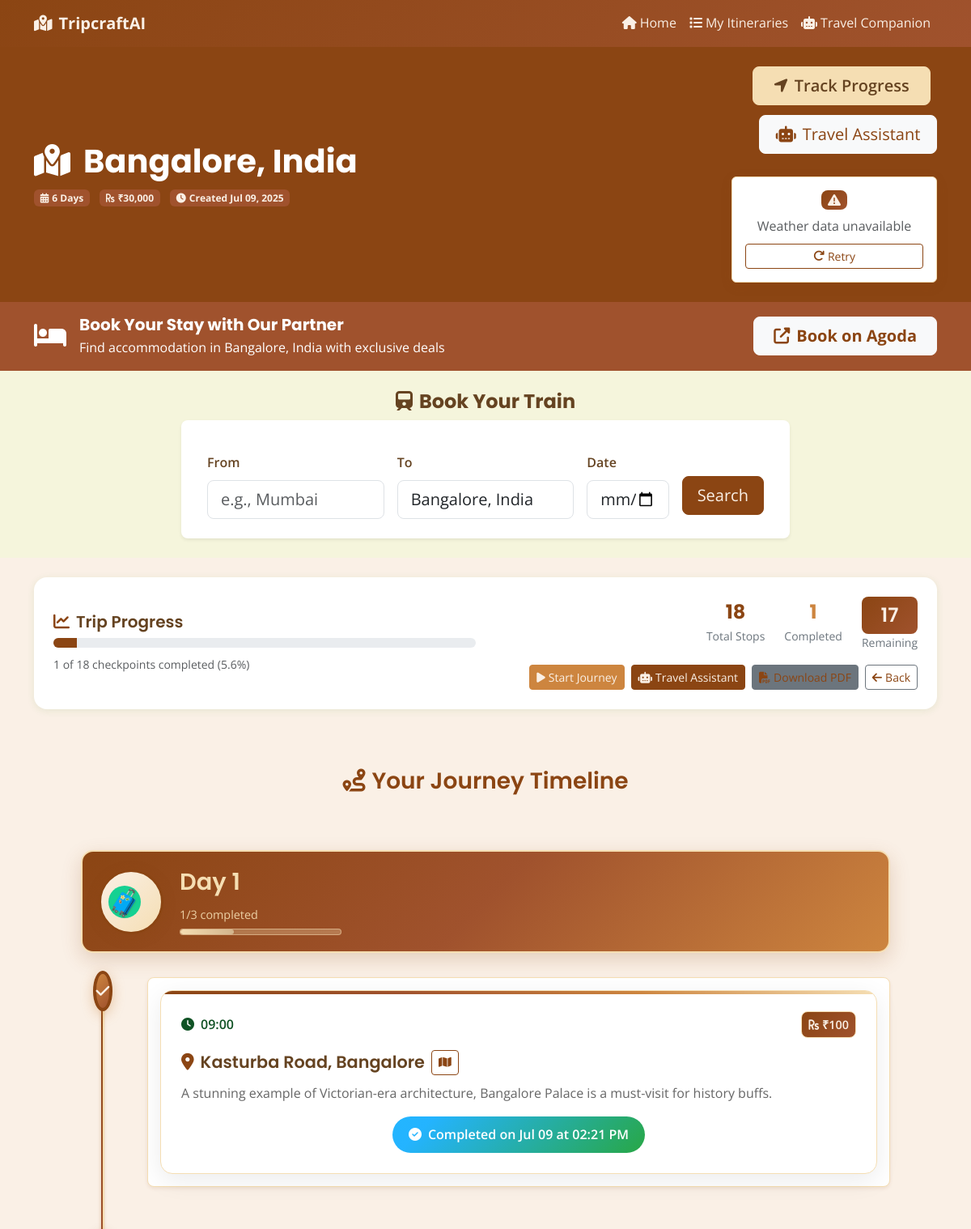
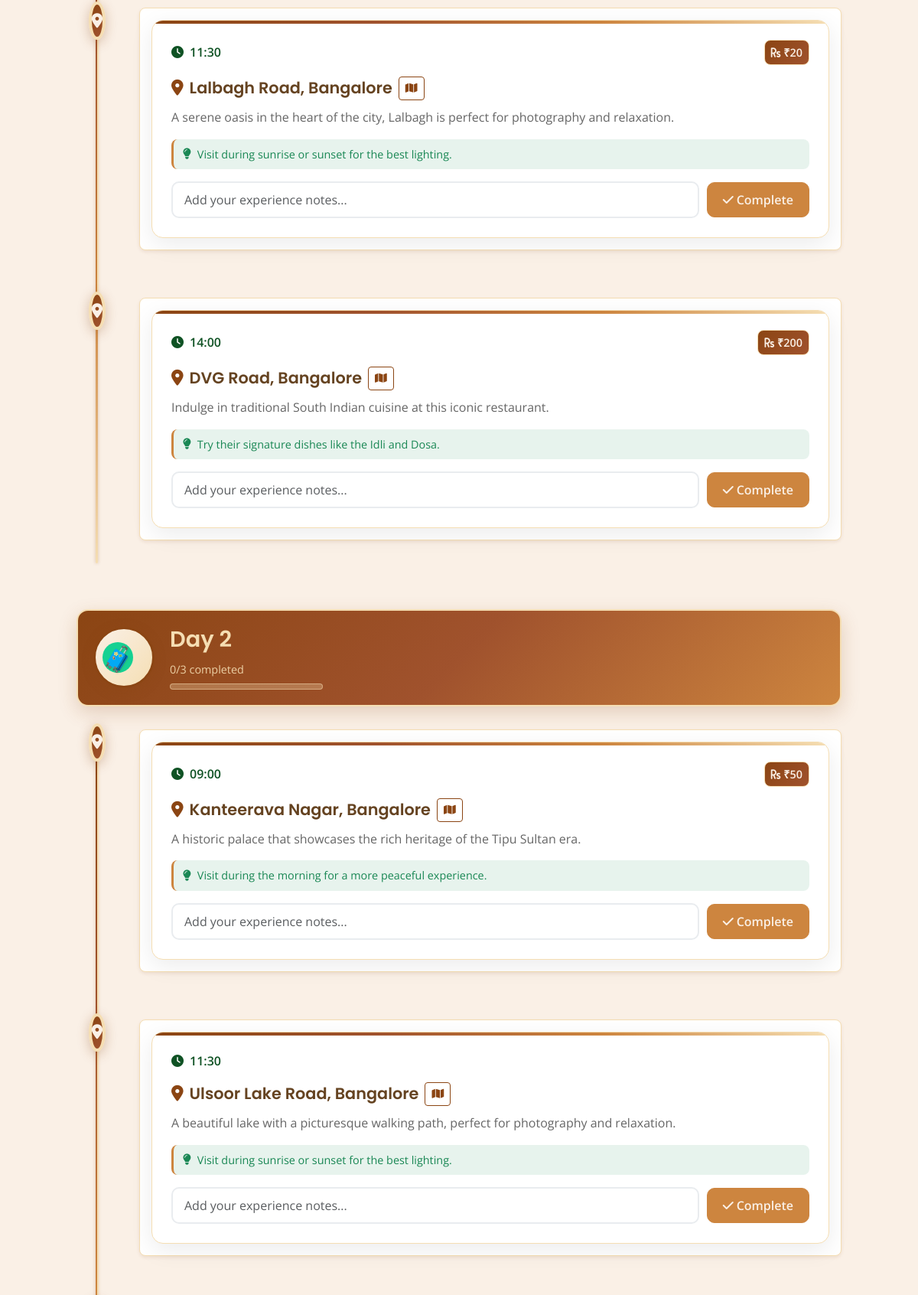
Page /itinerary/5 (upper part) on the committed database (2 pictures, top to bottom).
### models.py (models this page shows, shortened)
class TravelItinerary(db.Model):
    id = db.Column(db.Integer, primary_key=True)
    destination = db.Column(db.String(200), nullable=False)
    duration = db.Column(db.Integer, nullable=False)  # days
    budget = db.Column(db.Float, nullable=False)
    interests = db.Column(db.Text)  # JSON string of interests
    itinerary_data = db.Column(db.Text)  # JSON string of generated itinerary
    created_at = db.Column(db.DateTime, default=datetime.utcnow)
    checkpoints = db.relationship('Checkpoint', backref='itinerary', lazy=True, cascade='all, delete-orphan')
    def get_itinerary_data(self):
        if self.itinerary_data:
            return json.loads(self.itinerary_data)
        return {}

class Checkpoint(db.Model):
    id = db.Column(db.Integer, primary_key=True)
    itinerary_id = db.Column(db.Integer, db.ForeignKey('travel_itinerary.id'), nullable=False)
    day = db.Column(db.Integer, nullable=False)
    time = db.Column(db.String(10), nullable=False)  # HH:MM format
    location = db.Column(db.String(200), nullable=False)
    activity = db.Column(db.Text, nullable=False)
    estimated_cost = db.Column(db.Float, default=0.0)
    is_completed = db.Column(db.Boolean, default=False)
    completed_at = db.Column(db.DateTime)
    notes = db.Column(db.Text)

### routes.py (the view)
@app.route('/itinerary/<int:itinerary_id>')
def view_itinerary(itinerary_id):
    itinerary = TravelItinerary.query.get_or_404(itinerary_id)
    checkpoints = Checkpoint.query.filter_by(itinerary_id=itinerary_id).order_by(Checkpoint.day, Checkpoint.time).all()
    days_data = {}
    for checkpoint in checkpoints:
        if checkpoint.day not in days_data:
            days_data[checkpoint.day] = []
        days_data[checkpoint.day].append(checkpoint)
    total_checkpoints = len(checkpoints)
    completed_checkpoints = len([c for c in checkpoints if c.is_completed])
    progress_percentage = (completed_checkpoints / total_checkpoints * 100) if total_checkpoints > 0 else 0
    return render_template('itinerary.html',
                         itinerary=itinerary,
                         days_data=days_data,
                         progress_percentage=progress_percentage,
                         total_checkpoints=total_checkpoints,
                         completed_checkpoints=completed_checkpoints)

### templates/itinerary.html (shortened to what this page needs)
{% extends "base.html" %}
{% block content %}
<section class="py-4 bg-primary text-white">
    <div class="container">
        <div class="row align-items-center">
            <div class="col-md-8">
                <h1 class="display-6 fw-bold mb-2">
                    <i class="fas fa-map-marked-alt me-3"></i>{{ itinerary.destination }}
                </h1>
                <div class="itinerary-meta">
                    <span class="badge bg-secondary text-light me-2">
                        <i class="fas fa-calendar-alt me-1"></i>{{ itinerary.duration }} Days
                    </span>
                    <span class="badge bg-secondary text-light me-2">
                        <i class="fas fa-rupee-sign me-1"></i>₹{{ "{:,.0f}".format(itinerary.budget) }}
                    </span>
                    <span class="badge bg-secondary text-light">
                        <i class="fas fa-clock me-1"></i>Created {{ itinerary.created_at.strftime('%b %d, %Y') }}
                    </span>
                </div>
            </div>
            <div class="col-md-4 text-md-end header-actions">
                <a href="{{ url_for('tracking', itinerary_id=itinerary.id) }}" class="btn btn-accent btn-lg me-2">
                    <i class="fas fa-location-arrow me-2"></i>Track Progress
                </a>
                <a href="/chatbot/{{ itinerary.id }}" class="btn btn-light btn-lg">
                    <i class="fas fa-robot me-2"></i>Travel Assistant
                </a>
                <div id="react-weather" data-destination="{{ itinerary.destination }}" class="mt-3"></div>
            </div>
        </div>
    </div>
</section>
<section class="py-3 bg-secondary">
    <div class="container">
        <div class="row align-items-center">
            <div class="col-md-8">
                <div class="d-flex align-items-center">
                    <div class="booking-icon me-3"><i class="fas fa-bed text-white" style="font-size: 2rem;"></i></div>
                    <div>
                        <h5 class="text-white mb-1 fw-bold">Book Your Stay with Our Partner</h5>
                        <p class="text-white mb-0 opacity-90">Find accommodation in {{ itinerary.destination }} with exclusive deals</p>
                    </div>
                </div>
            </div>
            <div class="col-md-4 text-md-end mt-3 mt-md-0">
                <a href="#" onclick="bookWithAgoda('{{ itinerary.destination }}', '{{ itinerary.duration }}')" class="btn btn-light btn-lg fw-bold px-4">
                    <i class="fas fa-external-link-alt me-2"></i>Book on Agoda
                </a>
            </div>
        </div>
    </div>
</section>
<section class="py-4" style="background-color: rgb(var(--background));">
    <div class="container">
        <div class="row justify-content-center">
            <div class="col-lg-10 col-xl-8">
                <div class="text-center mb-4">
                    <h4 class="fw-bold"><i class="fas fa-train me-2"></i>Book Your Train</h4>
                </div>
                <form id="train-booking-form" class="row g-3 align-items-center bg-white p-4 rounded-3 shadow-sm">
                    <div class="col-md-4">
                        <label for="from-station" class="form-label fw-semibold">From</label>
                        <input type="text" class="form-control form-control-lg" id="from-station" placeholder="e.g., Mumbai" required>
                    </div>
                    <div class="col-md-4">
                        <label for="to-station" class="form-label fw-semibold">To</label>
                        <input type="text" class="form-control form-control-lg" id="to-station" value="{{ itinerary.destination }}" required>
                    </div>
                    <div class="col-md-2">
                        <label for="travel-date" class="form-label fw-semibold">Date</label>
                        <input type="date" class="form-control form-control-lg" id="travel-date" required>
                    </div>
                    <div class="col-md-2 d-grid pt-4">
                        <button type="submit" class="btn btn-primary btn-lg" id="search-trains-btn">Search</button>
                    </div>
                </form>
            </div>
        </div>
    </div>
</section>
<section class="py-4 bg-light">
    <div class="container">
        <div class="row"><div class="col-12"><div class="progress-card">
            <div class="row align-items-center">
                <div class="col-md-6">
                    <h5 class="mb-2"><i class="fas fa-chart-line me-2 text-primary"></i>Trip Progress</h5>
                    <div class="progress progress-lg mb-2"><div class="progress-bar bg-success" style="width: {{ progress_percentage }}%"></div></div>
                    <small class="text-muted">{{ completed_checkpoints }} of {{ total_checkpoints }} checkpoints completed ({{ "%.1f"|format(progress_percentage) }}%)</small>
                </div>
                <div class="col-md-6 text-md-end">
                    <div class="stats-grid">
                        <div class="stat-item"><div class="stat-number text-primary">{{ total_checkpoints }}</div><div class="stat-label">Total Stops</div></div>
                        <div class="stat-item"><div class="stat-number text-success">{{ completed_checkpoints }}</div><div class="stat-label">Completed</div></div>
                        <div class="stat-item"><div class="stat-number text-warning">{{ total_checkpoints - completed_checkpoints }}</div><div class="stat-label">Remaining</div></div>
                    </div>
                    <div class="d-flex gap-2 mt-3 justify-content-md-end">
                        <a href="{{ url_for('tracking', itinerary_id=itinerary.id) }}" class="btn btn-success btn-sm"><i class="fas fa-play me-1"></i>Start Journey</a>
                        <a href="{{ url_for('chatbot', itinerary_id=itinerary.id) }}" class="btn btn-primary btn-sm"><i class="fas fa-robot me-1"></i>Travel Assistant</a>
                        <a href="{{ url_for('download_itinerary_pdf', itinerary_id=itinerary.id) }}" class="btn btn-secondary btn-sm" download="{{ itinerary.destination.lower().replace(' ', '_') }}_itinerary.pdf"><i class="fas fa-file-pdf me-1"></i>Download PDF</a>
                        <a href="{{ url_for('my_itineraries') }}" class="btn btn-outline-secondary btn-sm"><i class="fas fa-arrow-left me-1"></i>Back</a>
                    </div>
                </div>
            </div>
        </div></div></div>
    </div>
</section>
<section class="py-5">
    <div class="container">
        <div class="row">
            <div class="col-12">
                <h3 class="text-primary mb-5 text-center"><i class="fas fa-route me-2"></i>Your Journey Timeline</h3>
                <div class="timeline-container">
                    {% for day_num in range(1, itinerary.duration + 1) %}
                    {% set day_data = days_data.get(day_num, []) %}
                    <div class="timeline-day" data-day="{{ day_num }}">
                        <div class="day-header-timeline">
                            <div class="day-circle"><span class="day-number">🧳</span></div>
                            <div class="day-info">
                                <h4 class="day-title">Day {{ day_num }}</h4>
                                {% if day_data %}{% set day_completed = day_data|selectattr('is_completed')|list|length %}{% set day_total = day_data|length %}<div class="day-progress-info"><span class="progress-text">{{ day_completed }}/{{ day_total }} completed</span><div class="progress-bar-custom"><div class="progress-fill" style="width: {{ (day_completed / day_total * 100) if day_total > 0 else 0 }}%"></div></div></div>{% endif %}
                            </div>
                        </div>
                        {% if day_data %}
                        <div class="timeline-activities sortable-checkpoints" data-day="{{ day_num }}">
                            {% for checkpoint in day_data %}
                            <div class="timeline-item {{ 'completed' if checkpoint.is_completed else '' }}" data-checkpoint-id="{{ checkpoint.id }}">
                                <div class="timeline-marker">
                                    <div class="marker-dot {{ 'completed' if checkpoint.is_completed else '' }}"></div>
                                </div>
                                <div class="timeline-content">
                                    <div class="activity-card">
                                        <div class="activity-header">
                                            <div class="activity-time"><i class="fas fa-clock me-2"></i>{{ checkpoint.time }}</div>
                                            {% if checkpoint.estimated_cost > 0 %}<div class="activity-cost"><i class="fas fa-rupee-sign me-1"></i>₹{{ "{:,.0f}".format(checkpoint.estimated_cost) }}</div>{% endif %}
                                        </div>
                                        <div class="activity-main">
                                            <h5 class="activity-location"><i class="fas fa-map-marker-alt me-2 text-primary"></i>{{ checkpoint.location }}<button type="button" class="btn btn-outline-primary btn-sm ms-2 map-btn pulse-btn" data-location="{{ checkpoint.location }}" data-activity="{{ checkpoint.activity }}" title="Show on map"><i class="fas fa-map"></i></button></h5>
                                            <p class="activity-description">{{ checkpoint.activity }}</p>
                                        </div>
                                        {% if checkpoint.notes %}{% set notes_dict = {} %}{% for note_part in checkpoint.notes.split(', ') %}{% if ':' in note_part %}{% set key, value = note_part.split(':', 1) %}{% set _ = notes_dict.update({key: value}) %}{% endif %}{% endfor %}<div class="activity-details">{% if notes_dict.get('tips') %}<div class="detail-item travel-tips"><i class="fas fa-lightbulb me-2"></i><span>{{ notes_dict.get('tips') }}</span></div>{% endif %}</div>{% endif %}
                                        {% if checkpoint.is_completed %}
                                        <div class="completion-status"><div class="completed-badge"><i class="fas fa-check-circle me-2"></i>Completed on {{ checkpoint.completed_at.strftime('%b %d at %I:%M %p') }}</div></div>
                                        {% else %}
                                        <div class="completion-form"><form action="{{ url_for('complete_checkpoint', checkpoint_id=checkpoint.id) }}" method="POST" class="checkpoint-form"><div class="form-group"><input type="text" class="form-control" name="notes" placeholder="Add your experience notes..."><button type="submit" class="btn btn-success btn-complete"><i class="fas fa-check me-1"></i>Complete</button></div></form></div>
                                        {% endif %}
                                    </div>
                                </div>
                            </div>
                            {% endfor %}
                        </div>
                        {% else %}
                        <div class="timeline-empty"><div class="empty-state"><i class="fas fa-calendar-times mb-3"></i><p>No activities planned for this day</p></div></div>
                        {% endif %}
                    </div>
                    {% endfor %}
                </div>
            </div>
        </div>
    </div>
</section>
{% endblock %}

### static/css/react-components.css (style rules this page uses)
.timeline-item { position: relative; padding-bottom: 30px; }
.timeline-item:not(:last-child)::before { content: ''; position: absolute; left: -23px; top: 40px; bottom: -30px; width: 2px; background: #F5DEB3; }
.timeline-marker { position: absolute; left: -30px; top: 10px; width: 14px; height: 14px; border-radius: 50%; display: flex; align-items: center; justify-content: center; font-size: 10px; }
.timeline-content { background: white; border: 1px solid #F5DEB3; border-radius: 8px; padding: 15px; box-shadow: 0 2px 4px rgba(139, 69, 19, 0.1); }

### templates/base.html (style rules this page uses)
:root { --bs-primary: #8b4513; --bs-primary-rgb: 139, 69, 19; --bs-secondary: #a0522d; --bs-secondary-rgb: 160, 82, 45; --bs-success: #cd853f; --bs-success-rgb: 205, 133, 63; --bs-info: #deb887; --bs-info-rgb: 222, 184, 135; --bs-warning: #f5deb3; --bs-warning-rgb: 245, 222, 179; --bs-light: #faf0e6; --bs-light-rgb: 250, 240, 230; --bs-dark: #654321; --bs-dark-rgb: 101, 67, 33; }
body { background-color: #faf0e6 !important; color: #654321 !important; }
.btn-primary { background-color: #8b4513 !important; border-color: #8b4513 !important; color: #faf0e6 !important; }
.btn-success { background-color: #cd853f !important; border-color: #cd853f !important; color: #faf0e6 !important; }
.bg-warning, .text-warning, .badge.bg-warning, .alert-warning, [style*="background-color: yellow"], [style*="background: yellow"], [style*="background-color: #ffc107"], [style*="background: #ffc107"], [style*="background-color: #ffff"], [style*="color: yellow"], [style*="color: #ffc107"], span[style*="background-color: yellow"], div[style*="background-color: yellow"], .badge[style*="background-color: #ffc107"] { background: linear-gradient(135deg, #8B4513, #A0522D) !important; color: #FAF0E6 !important; border-color: #F5DEB3 !important; padding: 4px 8px; border-radius: 8px; font-weight: 600; }
h1, h2, h3, h4, h5, h6 { color: #654321 !important; }
.text-primary { color: #8b4513 !important; }
.bg-primary { background-color: #8b4513 !important; }
.progress-bar { background-color: #8b4513 !important; }
a { color: #8b4513 !important; }
.activity-card { background: white !important; border: 1px solid #f5deb3 !important; }
.bg-light { background-color: #faf0e6 !important; }
.btn-accent { background-color: #f5deb3 !important; border-color: #f5deb3 !important; color: #654321 !important; }

### rows in the picture
TravelItinerary: destination "Bangalore, India", duration "6", budget "30,000", created_at "Jul 09, 2025"
Checkpoint: is_completed True (drawn), time "09:00", estimated_cost "100", location "Kasturba Road, Bangalore", activity "A stunning example of Victorian-era architecture, Bangalore Palace is a must-visit for history buffs.", completed_at "Jul 09 at 02:21 PM"
Checkpoint: is_completed False (drawn), time "11:30", estimated_cost "20", location "Lalbagh Road, Bangalore", activity "A serene oasis in the heart of the city, Lalbagh is perfect for photography and relaxation.", get "Visit during sunrise or sunset for the best lighting."
Checkpoint: is_completed False (drawn), time "14:00", estimated_cost "200", location "DVG Road, Bangalore", activity "Indulge in traditional South Indian cuisine at this iconic restaurant.", get "Try their signature dishes like the Idli and Dosa."
Checkpoint: is_completed False (drawn), time "09:00", estimated_cost "50", location "Kanteerava Nagar, Bangalore", activity "A historic palace that showcases the rich heritage of the Tipu Sultan era.", get "Visit during the morning for a more peaceful experience."
Checkpoint: is_completed False (drawn), time "11:30", location "Ulsoor Lake Road, Bangalore", activity "A beautiful lake with a picturesque walking path, perfect for photography and relaxation.", get "Visit during sunrise or sunset for the best lighting."

### other values in the picture
{{ completed_checkpoints }} "1"
{{ total_checkpoints }} "18"
{{ "%.1f"|format(progress_percentage) }} "5.6"
{{ total_checkpoints - completed_checkpoints }} "17"
{{ day_num }} "1" "2"
{{ day_completed }} "1" "0"
{{ day_total }} "3" "3"
